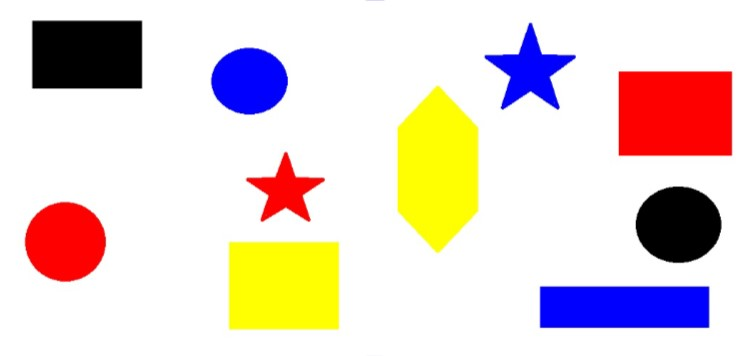
#> input picture phase 2/session 3/shapes.jpg, 747 x 356 px
$ python 'subtask 2.py'
#> lines starting #> are read from the running program, lines starting #| are printed output that depends on the picture; after the words box and inside, x2 and y2 are one past the last pixel; in counts of white or black regions, pixels touching at a corner belong together
import numpy as np
import cv2
import matplotlib.pyplot as plt

img=cv2.imread("shapes.jpg")
#> img is the input picture: shape (356, 747, 3); mean B, G, R 207.6, 213.4, 229.1
out=img.copy()

blue=[255,0,0]
red=[0,0,255]
black=[0,0,0]

blue_mask=(img[:,:,0]>150)&(img[:,:,1]<80)&(img[:,:,2]<80)
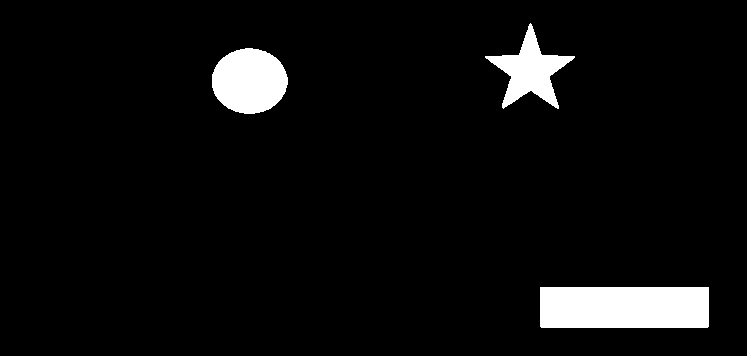
#> blue_mask: shape (356, 747) bool; 5.2% white; 3 white regions, box (x1, y1, x2, y2) and area: (540, 287, 709, 328) 6927, (212, 48, 288, 114) 3900, (485, 23, 575, 109) 2910
red_mask=(img[:,:,0]<80)&(img[:,:,1]<80)&(img[:,:,2]>150)
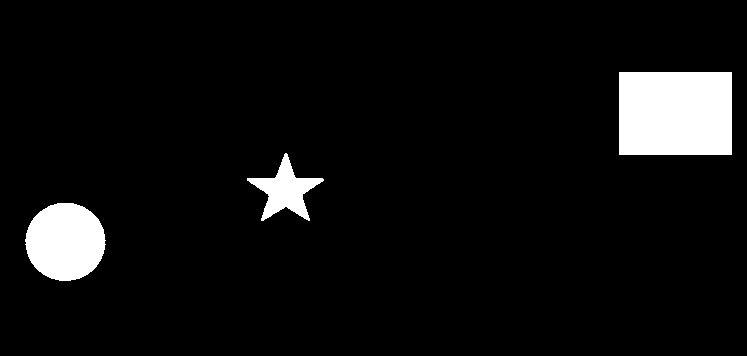
#> red_mask: shape (356, 747) bool; 6.1% white; 3 white regions, box (x1, y1, x2, y2) and area: (619, 72, 732, 155) 9379, (25, 203, 106, 281) 4918, (247, 153, 324, 221) 2036
black_mask=(img[:,:,0]<50)&(img[:,:,1]<50)&(img[:,:,2]<50)
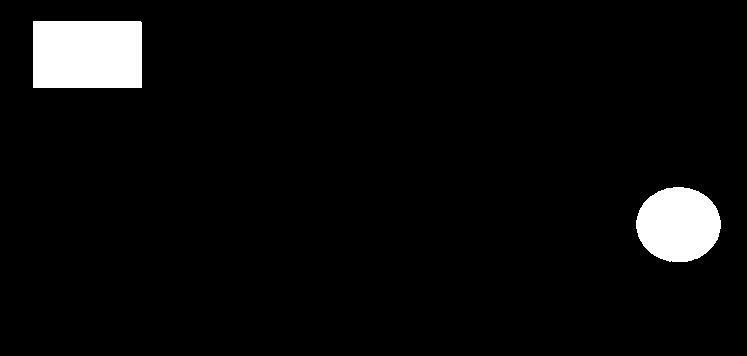
#> black_mask: shape (356, 747) bool; 4.6% white; 2 white regions, box (x1, y1, x2, y2) and area: (33, 21, 142, 88) 7302, (636, 187, 721, 262) 4997

out[blue_mask]=[0,0,0]
out[red_mask]=[255,0,0]
out[black_mask]=[0,0,255]
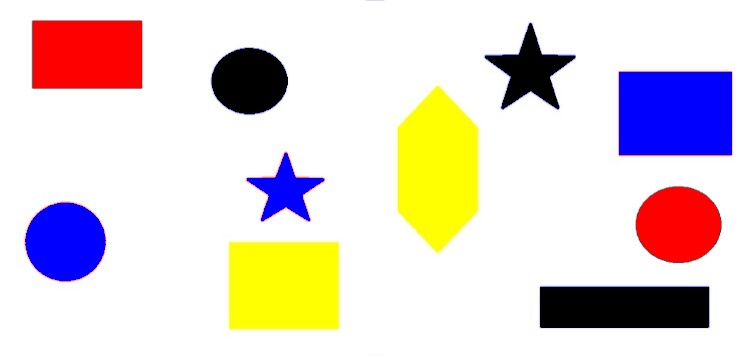
#> out: shape (356, 747, 3); mean B, G, R 210.2, 213.1, 225.3


fig, axes = plt.subplots(1, 2)

axes[0].imshow(cv2.cvtColor(img, cv2.COLOR_BGR2RGB))
axes[0].set_title('Original Image')
axes[0].axis('off')
axes[1].imshow(cv2.cvtColor(out, cv2.COLOR_BGR2RGB))
axes[1].set_title('Processed Image')
axes[1].axis('off')
plt.show()
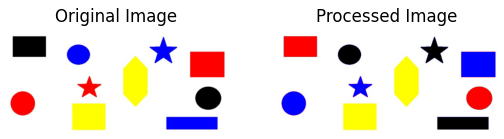
#> figure drawn by matplotlib, 2 panels

plt.show()
